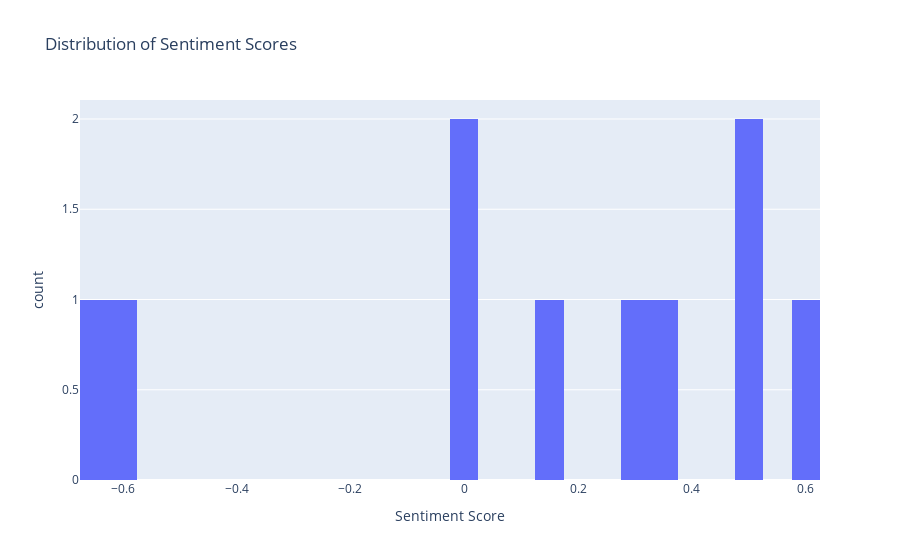

The code cell stored with this chart in its notebook:
### Markdown cell above
## 6. Interactive Visualizations with Plotly

### Code cell
# Create interactive sentiment distribution plot
fig = px.histogram(df, x='sentiment_score', nbins=50,
                  title='Distribution of Sentiment Scores',
                  labels={'sentiment_score': 'Sentiment Score', 'count': 'Frequency'})
fig.show()

# Create interactive entity sentiment plot
entity_sentiment_df = df.groupby('entity').agg({
    'sentiment_score': ['mean', 'count']
}).reset_index()

fig = px.scatter(entity_sentiment_df, 
                x=('sentiment_score', 'mean'),
                y=('sentiment_score', 'count'),
                text='entity',
                title='Entity Sentiment Analysis',
                labels={'sentiment_score': 'Average Sentiment Score',
                       'count': 'Number of Mentions'})
fig.show()

### Figure 1 — Plotly figure (JSON) as saved in the notebook; plotly's stock layout.template omitted (floating-point values rounded to 4 significant figures)
{"data": [{"alignmentgroup": "True", "bingroup": "x", "hovertemplate": "Sentiment Score=%{x}<br>count=%{y}<extra></extra>", "legendgroup": "", "marker": {"color": "#636efa", "pattern": {"shape": ""}}, "name": "", "nbinsx": 50, "offsetgroup": "", "orientation": "v", "showlegend": false, "type": "histogram", "x": [0.3182, -0.6, 0.5, 0.3312, 0, -0.65, 0.5, 0.1364, 0, 0.6], "xaxis": "x", "yaxis": "y"}], "layout": {"autosize": true, "barmode": "relative", "legend": {"tracegroupgap": 0}, "title": {"text": "Distribution of Sentiment Scores"}, "xaxis": {"anchor": "y", "autorange": true, "domain": [0, 1], "range": [-0.675, 0.625], "title": {"text": "Sentiment Score"}, "type": "linear"}, "yaxis": {"anchor": "x", "autorange": true, "domain": [0, 1], "range": [0, 2.105], "title": {"text": "count"}}}}
